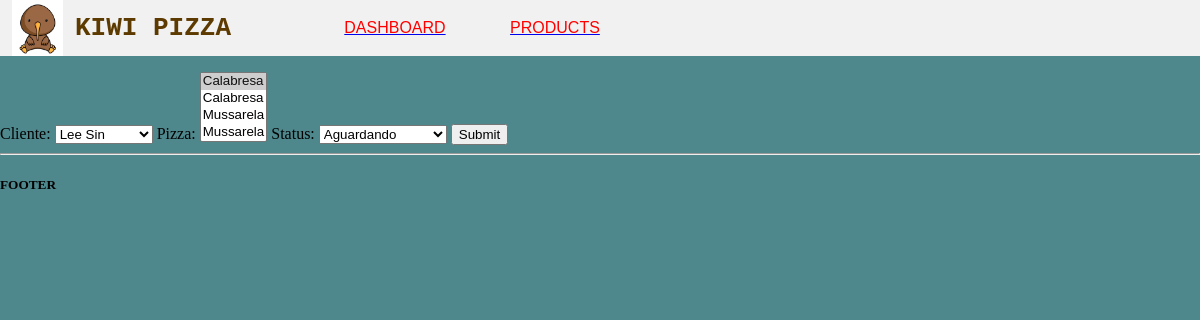
/atualizar_pedido/4/, run on an earlier commit of the app's database.
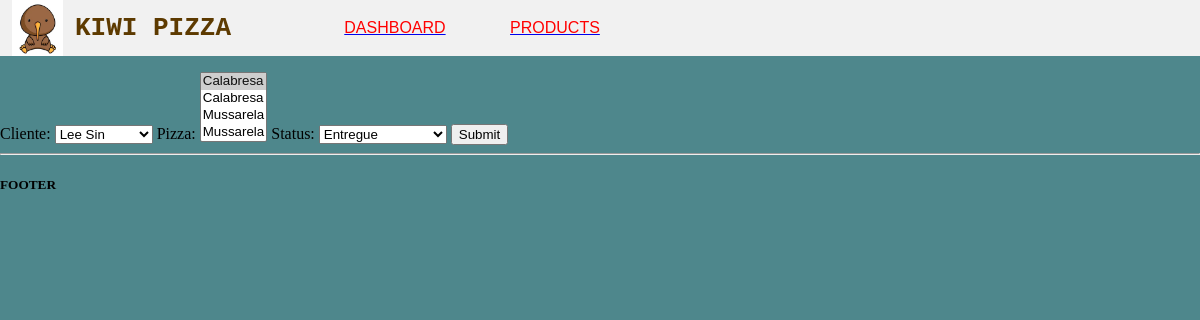
And on a later commit of the database.
### accounts/models.py (models this page shows, shortened)
class Pedido(models.Model):
    STATUS = (
        ('Aguardando', 'Aguardando'),
        ('Saiu para entrega', 'Saiu para entrega'),
        ('Entregue', 'Entregue'),
    )
    cliente = models.ForeignKey(Cliente, null=True, on_delete=models.SET_NULL)
    pizza = models.ManyToManyField(Pizza)
    data_criado = models.DateTimeField(auto_now_add=True, null=True)
    status = models.CharField(max_length=200, null=True, choices=STATUS)

### accounts/views.py (the view)
# urls.py: path('atualizar_pedido/<str:pk>/', views.atualizarPedido, name="atualizar_pedido"),
def atualizarPedido(request, pk):
    pedido = Pedido.objects.get(id=pk)
    form = PedidoForm(instance=pedido)
    if request.method == 'POST':
        form = PedidoForm(request.POST, instance=pedido)
        if form.is_valid():
            form.save()
            return redirect('/')
    context = {'form':form}
    return render(request, 'accounts/pedido_form.html', context)

### accounts/forms.py
class PedidoForm(ModelForm):
    class Meta:
        model = Pedido
        fields = '__all__'

### accounts/models.py (called while the page is built)
    def __str__(self):
        return self.nome

    def __str__(self):
        return self.nome

### accounts/templates/accounts/pedido_form.html (shortened to what this page needs)
{% extends 'accounts/main.html' %}
{% load static %}
{% block content %}
    <form action="" method="POST">
        {{form}}
        <input type="submit" name="Submit">
    </form>
{% endblock %}

What changed in the data, as far as the page shows it:
changed Pedido "Lee Sin": status "Aguardando" → "Entregue"
